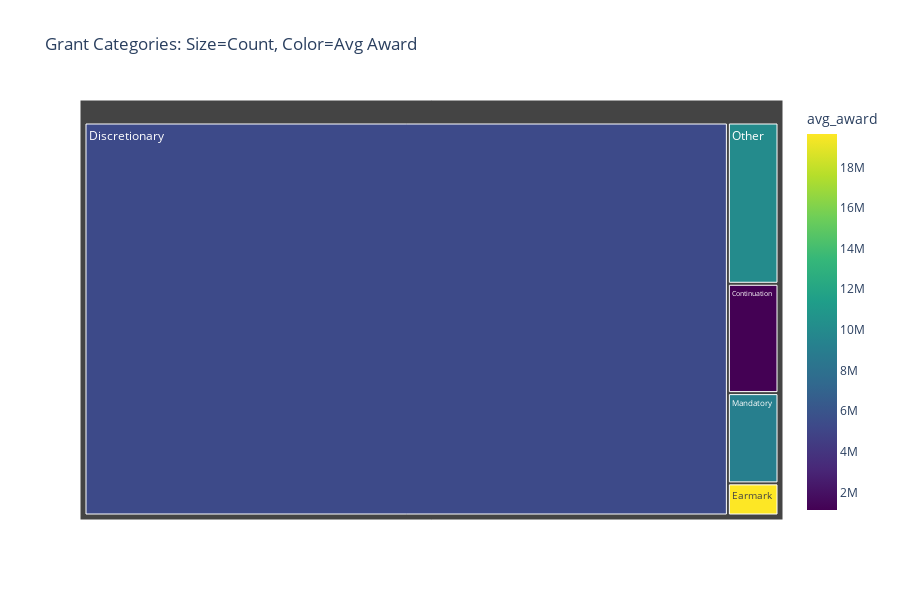

Notebook code cell kept with this figure:
### Code cell
# Visualization - Treemap
fig = px.treemap(
    funding_categories,
    path=['opportunity_category'],
    values='grant_count',
    color='avg_award',
    title='Grant Categories: Size=Count, Color=Avg Award',
    color_continuous_scale='Viridis'
)
fig.update_layout(height=600)
fig.show()

### Figure 1 — Plotly figure (JSON) as saved in the notebook; plotly's stock layout.template omitted (floating-point values rounded to 4 significant figures)
{"data": [{"branchvalues": "total", "customdata": [[1136000.0], [5330000.0], [19640000.0], [9108000.0], [10030000.0]], "domain": {"x": [0, 1], "y": [0, 1]}, "hovertemplate": "labels=%{label}<br>grant_count=%{value}<br>parent=%{parent}<br>id=%{id}<br>avg_award=%{color}<extra></extra>", "ids": ["Continuation", "Discretionary", "Earmark", "Mandatory", "Other"], "labels": ["Continuation", "Discretionary", "Earmark", "Mandatory", "Other"], "marker": {"coloraxis": "coloraxis", "colors": [1136000.0, 5330000.0, 19640000.0, 9108000.0, 10030000.0]}, "name": "", "parents": ["", "", "", "", ""], "type": "treemap", "values": [1535, 70123, 451, 1267, 2264]}], "layout": {"coloraxis": {"colorbar": {"title": {"text": "avg_award"}}, "colorscale": [[0, "#440154"], [0.1111, "#482878"], [0.2222, "#3e4989"], [0.3333, "#31688e"], [0.4444, "#26828e"], [0.5556, "#1f9e89"], [0.6667, "#35b779"], [0.7778, "#6ece58"], [0.8889, "#b5de2b"], [1, "#fde725"]]}, "height": 600, "legend": {"tracegroupgap": 0}, "title": {"text": "Grant Categories: Size=Count, Color=Avg Award"}}}
